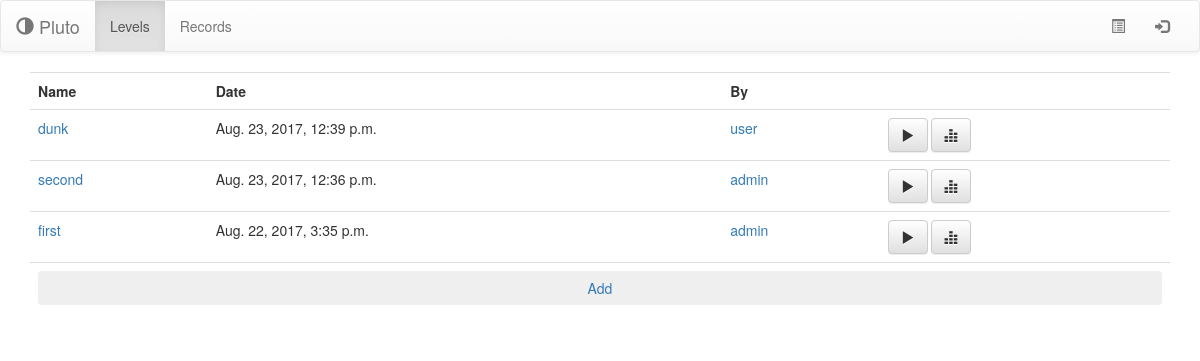
Page /levels on the committed database.
### pluto/models.py (models this page shows, shortened)
class Level(models.Model):
    name = models.CharField(max_length=128, blank=False)
    date = models.DateTimeField(default=timezone.datetime.now, blank=False)
    by = models.ForeignKey(User, on_delete=models.CASCADE, blank=False, null=False)
    tilemap = models.TextField(max_length=1024)
    command_forward = models.IntegerField(blank=True)
    command_backward = models.IntegerField(blank=True)
    command_left = models.IntegerField(blank=True)
    command_right = models.IntegerField(blank=True)
    command_lo = models.IntegerField(blank=True)
    command_op = models.IntegerField(blank=True)
    hero_x = models.IntegerField(blank=False)
    hero_y = models.IntegerField(blank=False)
    hero_dir = models.IntegerField(blank=False)

class User(AbstractUser):
    image = models.ImageField(default='no_image.png', upload_to=user_directory_image_path)
    points = models.FloatField(default=10, blank=False)
    skin = models.CharField(default='polo', blank=False, max_length=32)

### pluto/views.py (the view)
# urls.py: url(r'^levels', views.levels),
def levels(request):
    context = {'levels': models.Level.objects.all().order_by('-date')}
    return render(request, 'levels.html', context)

### templates/levels.html (shortened to what this page needs)
{% extends "base.html" %}
{% block content %}
    <div class="table-responsive">
    <table class="table">
        <tr>
            <th> Name </th>
            <th> Date </th>
            <th> By </th>
            <th> </th>
        </tr>
        {% for i in levels %}
            <tr>
                <td>
                    <a href="/level/{{ i.id }}">{{ i.name }}</a>
                </td>
                <td> {{ i.date }}</td>
                <td> <a href="/profile/{{ i.by.id }}"> {{ i.by.username }} </a></td>
                <td>
                    <a href="/play/{{ i.id }}">
                        <button class="btn btn-default">
                            <span class="glyphicon glyphicon-play"></span>
                        </button>
                    </a>
                    <a href="/record/level={{ i.id }}">
                        <button class="btn btn-default">
                            <span class="glyphicon glyphicon glyphicon-equalizer"></span>
                        </button>
                    </a>
                </td>
            </tr>
        {% endfor %}
        <tr>
           <td colspan="4">
               <a href="/creator"><button class="btn btn-block">Add</button></a>
           </td>
        </tr>
    </table>
    </div>
{% endblock %}

### rows in the picture
Level: name "dunk", date "Aug. 23, 2017, 12:39 p.m.", by.username "user"
Level: name "second", date "Aug. 23, 2017, 12:36 p.m.", by.username "admin"
Level: name "first", date "Aug. 22, 2017, 3:35 p.m.", by.username "admin"
